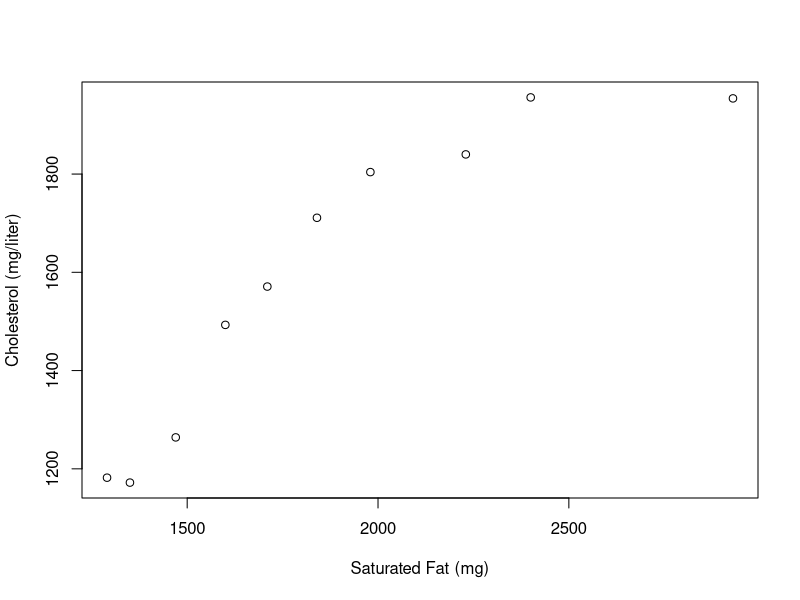
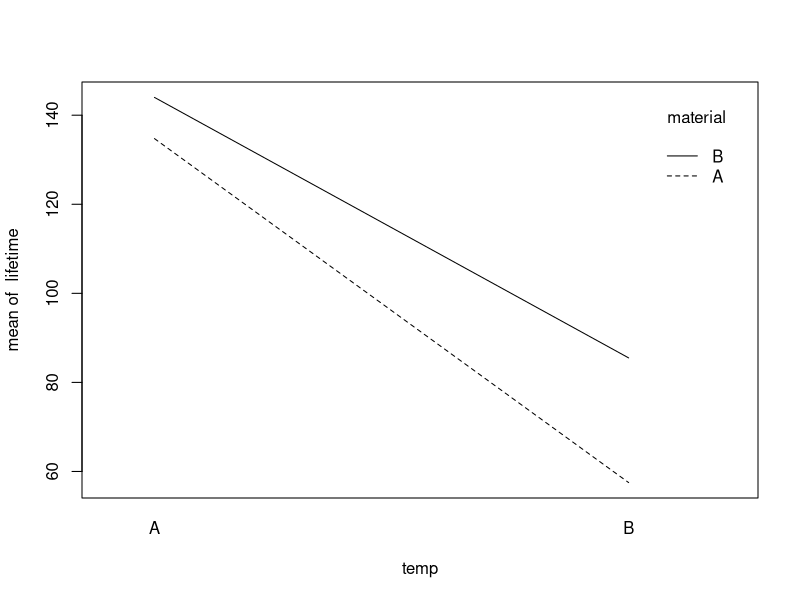
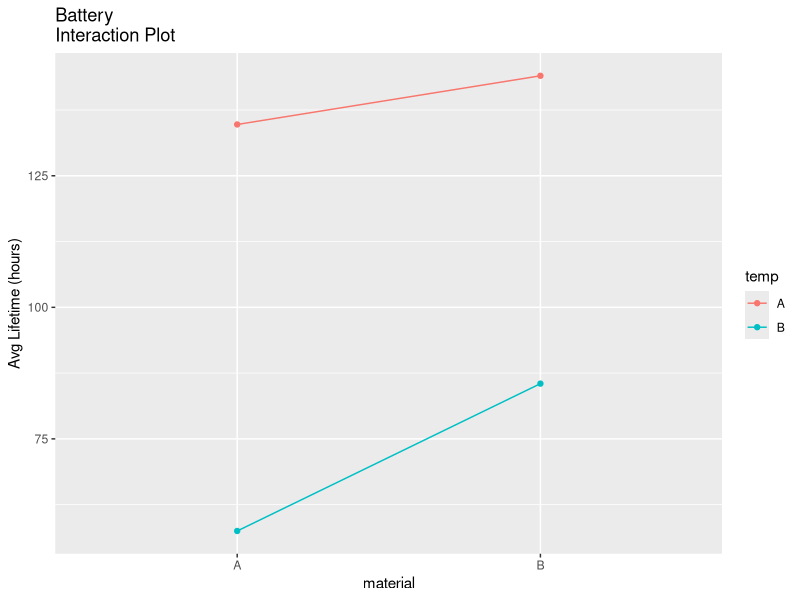

Here is the R script that generated these plots, in order:
## ---- chunk 1
library(knitr)
#install the tidyverse library (do this once)
#install.packages("tidyverse")
library(tidyverse)
knitr::opts_chunk$set(echo = FALSE, message = FALSE, warning = FALSE, fig.width = 4, fig.height = 4, tidy = TRUE)
library(readr)
cholDat <- read_csv("cholDat.csv")
## ---- chunk 2
#code for prob1a
cholScatter <- plot(cholDat$fat, cholDat$chol, data=cholDat,
     xlab= "Saturated Fat (mg)",
     ylab= "Cholesterol (mg/liter)")
## ---- chunk 3
#code for prob1b
chol_lm <- lm(chol ~ fat, data=cholDat)

## ---- chunk 4
summary(chol_lm)
## ---- chunk 5
## 2a
power.t.test(n=20, sd=18, delta= 15,
             type="two.sample")
## ---- chunk 6
## 2b
power.t.test(n=20, sd=25, delta= 15,
             type="two.sample")
## ---- chunk 7
## 2c
power.t.test(power=0.90, sd=18, delta= 15,
             type="two.sample")
## ---- chunk 8
## 2d
## ---- chunk 9
## 3a
set.seed(2022)
n_sims <- 1000
p_vals <- c()
for(i in 1:n_sims){
  group1 <- rnorm(20,15,1) 
  p_vals[i] <- t.test(group1,paired = FALSE, var.equal = TRUE, conf.level = 0.90)$p.value
}
sum(p_vals < .10)/n_sims
## ---- chunk 10
## 3b
set.seed(2022)
n_sims <- 1000
p_vals <- c()
for(i in 1:n_sims){
  group1 <- rnorm(20,0,1) 
  p_vals[i] <- t.test(group1,paired = FALSE, var.equal = TRUE, conf.level = 0.90)$p.value
}
sum(p_vals < .10)/n_sims
## ---- chunk 11
## 4a
sd_diff <- sd(cholDat$chol)/sqrt(length((cholDat$chol)))
## ---- chunk 12
lifetime = c(130,155,74,180,20,70,82,58,138,110,168,160,96,104,82,60)
temp = c(rep("A",4),rep("B",4),rep("A",4),rep("B",4))
temp = as.factor(temp)
material = c(rep("A",8),rep("B",8))
material = as.factor(material)
batteries = data.frame(lifetime,temp,material)

data_batteries <- lm(lifetime ~ material + temp, data=batteries)
summary(data_batteries)
## ---- chunk 13
## 5b
data_batteries <- lm(lifetime ~ material + temp + temp:material, data=batteries)
summary(data_batteries)
## ---- chunk 14
## 5c
interaction.plot(temp,material,lifetime)
## ---- chunk 15
## 5d
library(ggplot2)
library(dplyr)
lifetime = c(130,155,74,180,20,70,82,58,138,110,168,160,96,104,82,60)
temp = c(rep("A",4),rep("B",4),rep("A",4),rep("B",4))
temp = as.factor(temp)
material = c(rep("A",8),rep("B",8))
material = as.factor(material)
batteries = data.frame(lifetime,temp,material)
batteries %>%
group_by(material, temp) %>%
summarise(lt_groups = mean(lifetime)) -> batteries2
batteries2 %>%
ggplot() +
aes(x = material, y = lt_groups, color = temp) +
geom_line(aes(group = temp)) +
geom_point() +
ylab("Avg Lifetime (hours)") +
ggtitle("Battery
Interaction Plot")  
